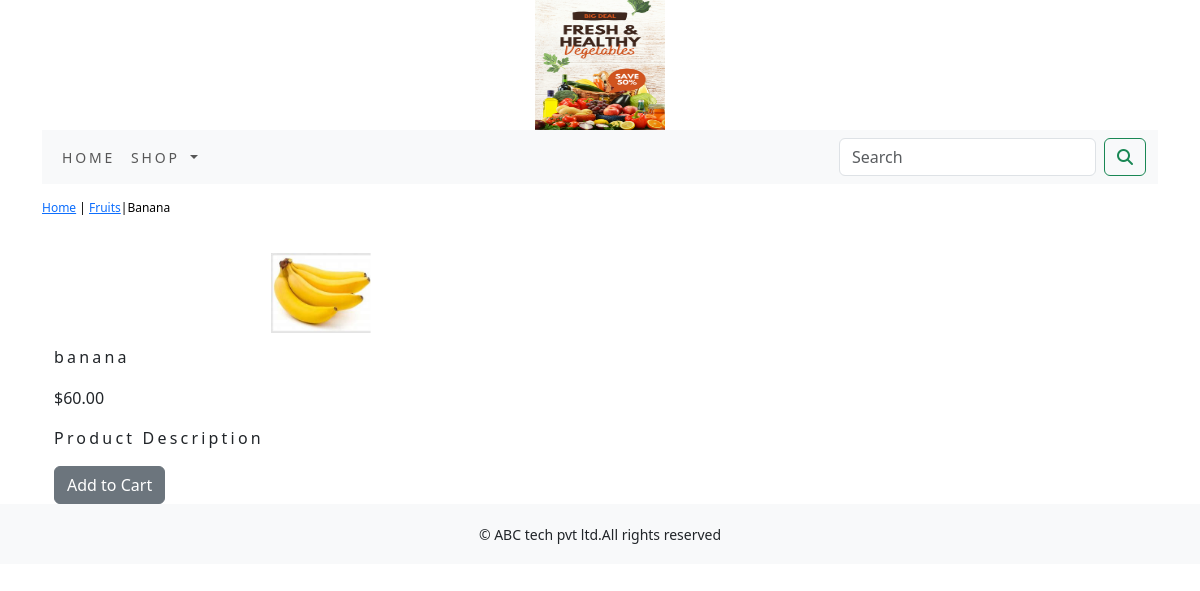
/shop/fruits/banana/, run on the app's committed database.
### shop/models.py (models this page shows, shortened)
class Product(models.Model):
    name=models.CharField(max_length=250,unique=True)
    slug=models.SlugField(max_length=250,unique=True)
    description=models.TextField(blank=True)
    price=models.DecimalField(max_digits=10,decimal_places=2)
    category=models.ForeignKey(Category,on_delete=models.CASCADE)
    image = models.ImageField(upload_to='product', blank=True)
    stock=models.IntegerField()
    available=models.BooleanField(default=True)
    created=models.DateTimeField(auto_now_add=True)
    updated=models.DateTimeField(auto_now=True)
    class Meta:
        ordering=('name',)
        verbose_name='product'
        verbose_name_plural='products'

class Category(models.Model):
    name=models.CharField(max_length=250,unique=True)
    slug=models.SlugField(max_length=250,unique=True)
    description=models.TextField(blank=True)
    image=models.ImageField(upload_to='category',blank=True)
    class Meta:
        ordering=('name',)
        verbose_name='category'
        verbose_name_plural='categories'
    def get_url(self):
        return reverse('shop:products_by_category',args=[self.slug])
    def __str__(self):
        return '{}'.format(self.name)

### shop/views.py (the view)
# urls.py: path('<slug:c_slug>/<slug:product_slug>/',views.proDetail,name='prodCatdetail'),
def proDetail(request,c_slug,product_slug):
    try:
        product=Product.objects.get(category__slug=c_slug,slug=product_slug)
    except Exception as e:
        raise e
    return render(request,'product.html',{'product':product})

### cart/context_processors.py (called while the page is built)
def counter(request):
    item_count=0
    if 'admin' in request.path:
        return {}
    else:
        try:
            cart=Cart.objects.filter(cart_id=_cart_id(request))
            car_items=CartItem.objects.all().filter(cart=cart[:1])
            for cart_item in car_items:
                item_count += cart_item.quantity
        except Cart.DoesNotExist:
            item_count =0
    return dict(item_count=item_count)

### cart/views.py (called while the page is built)
def _cart_id(request):
    cart=request.session.session_key
    if not cart:
        cart=request.session.create()
    return cart

### shop/context_processors.py (called while the page is built)
def menu_links(request):
    links=Category.objects.all()
    return dict(links=links)

### templates/product.html (shortened to what this page needs)
{% extends 'base.html' %}
{% load static %}
{% block content %}
<div class="row my_prod_row_class">
    <div class="mx_auto">
        <p> <a href="{% url 'shop:allProdCat' %}"> Home</a> | <a href="{{product.category.get_url}}">{{product.category}}</a>|{{product.name}}</p>
    </div>
</div>
<div class="container">
    <div class="row">
        <div class ="col-12 col-sm-12 col-md-12 col-lg-6 text-center">
            <div style="min-width:18rem">
                 <img src="{{product.image.url}}" alt="{{product.name}}" width=100px>
        </div>
    </div>
<div>
    <div class="col-12 col-sm-12 col-md-12 col-lg-6">
            <h1 class="my_prod_title">{{product.name}}</h1>
            <p>${{product.price}}</p>
            <p class="my_title">Product Description</p>
            {% if product.stock <= 0 %}
            <p class="text-justify my_prod_text"><b>Out of Stock</b></p>
            {% else %}
            <a class="btn btn-secondary" href="{% url 'cart:add_cart' product.id %}">Add to Cart</a>
            {% endif %}
        </div>
    </div>
    </div>
    </div>
</div>
{% endblock %}

### static/css/custom.css (style rules this page uses)
body { font-family: 'Gajraj One', cursive; }
.my_title { font-size:16px; text_transform:uppercase; letter-spacing: .2em; }
.my_prod_row_class { padding-top:15px; padding-bottom:20px; }
.my_prod_row_class .mx_auto { color:#000; font-size:12px; text-declaration:none; }
.my_prod_title { font-size:16px; text-transform:lowercase; letter-spacing: .2em; padding-top:15px; padding-bottom:10px; }

### data on the page
Product: category "Fruits", name "Banana", image (picture), name "banana", price "60.00"
